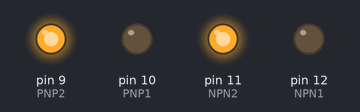
The sketch below on a simulated Arduino Uno, built with avr-gcc and run on an emulated ATmega328P. Parts: output pins drawn as LEDs (lit = HIGH).

Above: at 0.5 s.
At 3.5 s:
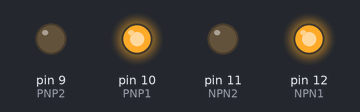
Timing chart, 0 to 4.6 s (numbered marks = the images above):
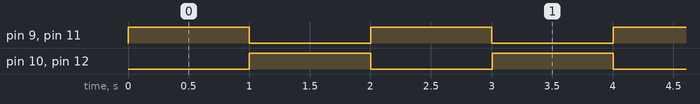

The sketch:

321.ino
```cpp
#define NPN1 12
#define PNP1 10
#define NPN2 11
#define PNP2 9

void setup() {
  pinMode(NPN1, OUTPUT);
  pinMode(PNP1, OUTPUT);
  pinMode(NPN2, OUTPUT);
  pinMode(PNP2, OUTPUT);

}

void loop() {
  ugasi();
  upali_1();
  delay(1000);

  ugasi();
  upali_2();
  delay(1000);
}

void upali_1()
{
  digitalWrite(NPN1, LOW);
  digitalWrite(PNP2, HIGH);
}

void upali_2()
{
  digitalWrite(NPN2, LOW);
  digitalWrite(PNP1, HIGH);
}

void ugasi()
{
  digitalWrite(NPN1, HIGH);
  digitalWrite(NPN2, HIGH);
  digitalWrite(PNP1, LOW);
  digitalWrite(PNP2, LOW);
  delay(1);
}
```

Measured:
- by itself, pin 9 (PNP2), pin 10 (PNP1), pin 11 (NPN2), pin 12 (NPN1): alternates HIGH for 1.0 s and LOW for 1.0 s
- by itself, everything shown: repeats every 2.0 s, in 4 steps
